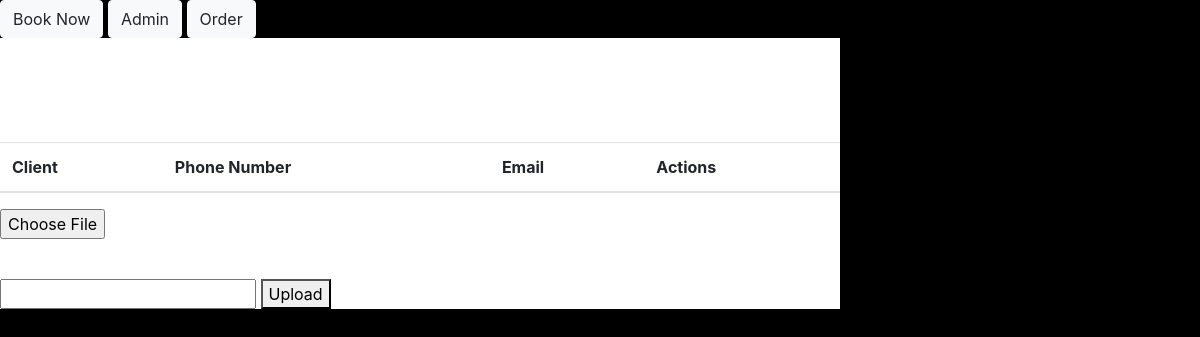
/admin, run on an earlier commit of the app's database.
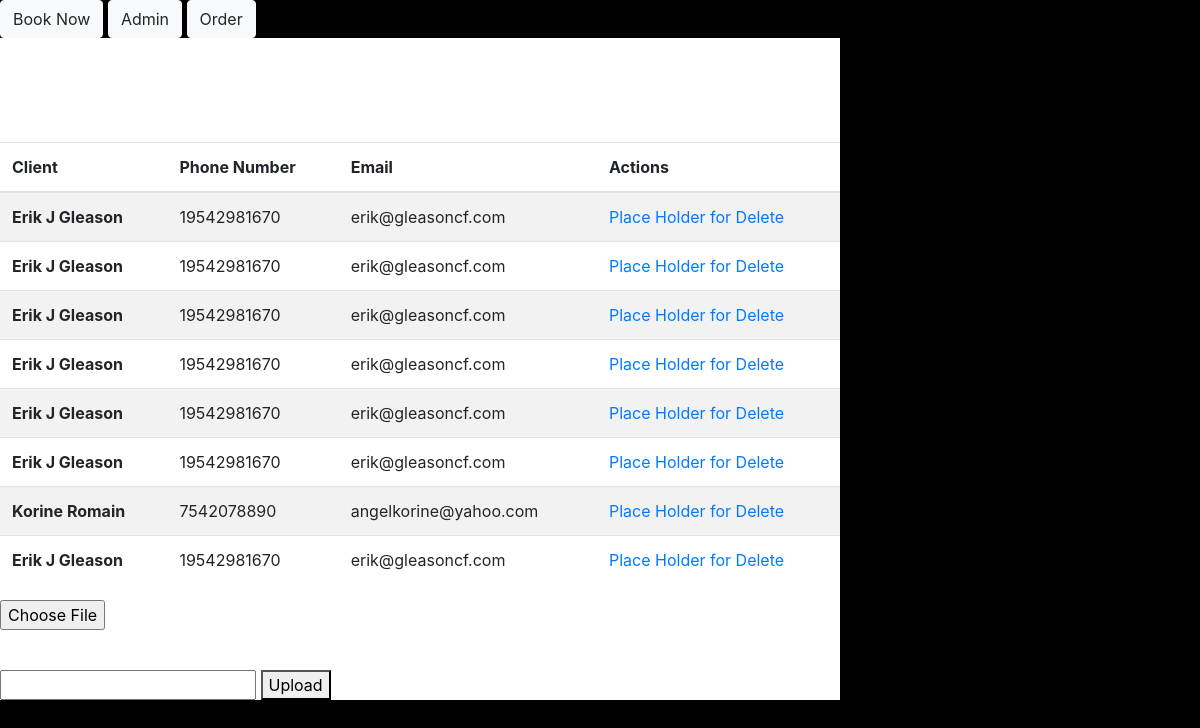
And on a later commit of the database.
### app/models.py (models this page shows)
class Clients(models.Model):
    name = models.CharField(max_length=120)
    phone = models.IntegerField()
    email = models.EmailField()
    uploaded_at = models.DateTimeField(auto_now_add=True)
    updated_at = models.DateTimeField(auto_now_add=True)

### app/views.py (the view)
# urls.py: path('admin', views.admin),
def admin(request):
    context = {
        'clients' : Clients.objects.all()
    }
    return render(request, 'admin.html', context)

### app/templates/admin.html (shortened to what this page needs)
<!DOCTYPE html>
<html lang="en">
<head>
    <link rel="stylesheet" href="https://stackpath.bootstrapcdn.com/bootstrap/4.5.2/css/bootstrap.min.css"
>
    {% load static %}
    <link rel="stylesheet" href="{% static 'css/styles.css' %}">
</head>
<body>
    <a href="/booking" class="btn btn-light">Book Now</a>
    <a href="/admin" class="btn btn-light">Admin</a>
    <a href="/order" class="btn btn-light">Order</a>
    <div class="admin_wrapper">
        <h1>Welcome to Your Site</h1>
            <table class="table table-striped">
                <thead>
                  <tr>
                    <th scope="col">Client</th>
                    <th scope="col">Phone Number</th>
                    <th scope="col">Email</th>
                    <th scope="col">Actions</th>
                  </tr>
                </thead>
                <tbody>
                  {% for client in clients %}
                  <tr>
                    <th scope="row">{{client.name}}</td>
                    <td>{{client.phone}}</td>
                    <td>{{client.email}}</td>
                    <td><a href=>Place Holder for Delete</a></td>
                  </tr>
                  {% endfor %}
                </tbody>
              </table>
    <form action="/pictureup" method="post" enctype="multipart/form-data">
        <input type="file" name="image">
        <p>Description</p>
        <input type="text" name="description" id="">
        <button type="submit">Upload</button>
    </form>
    </div>
</body>
</html>

### app/static/css/styles.css (style rules this page uses)
body { background-color: black; color: white; }
h1 { color: white; font-family: 'Luckiest Guy', cursive; font-size: 80px; }
.admin_wrapper { background-color: white; width: 70%; }

What changed in the data, as far as the page shows it:
added Clients: name "Erik J Gleason", phone "19542981670", email "erik@gleasoncf.com"
added Clients: name "Erik J Gleason", phone "19542981670", email "erik@gleasoncf.com"
added Clients: name "Erik J Gleason", phone "19542981670", email "erik@gleasoncf.com"
added Clients: name "Erik J Gleason", phone "19542981670", email "erik@gleasoncf.com"
added Clients: name "Erik J Gleason", phone "19542981670", email "erik@gleasoncf.com"
added Clients: name "Erik J Gleason", phone "19542981670", email "erik@gleasoncf.com"
added Clients: name "Korine Romain", phone "7542078890", email "angelkorine@yahoo.com"
added Clients: name "Erik J Gleason", phone "19542981670", email "erik@gleasoncf.com"
